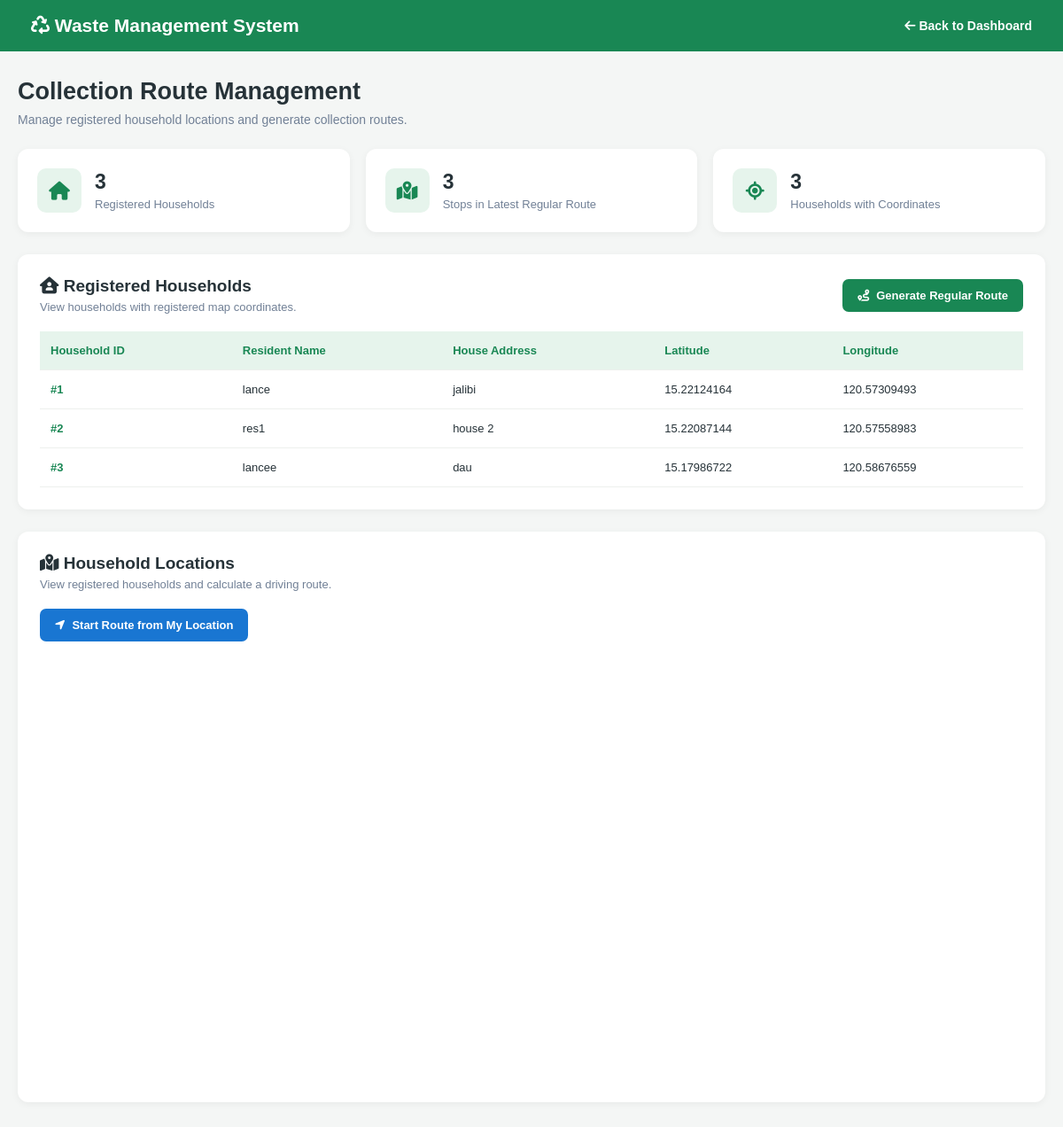
Screenshot of /system-main/system-main/wastesystem/admin/admin_routes.php (signed in) with the database file from the repository.
### tables this page shows
CREATE TABLE `households` (
  `id` int(11) NOT NULL,
  `user_id` int(11) NOT NULL,
  `house_address` varchar(255) NOT NULL,
  `latitude` decimal(10,8) DEFAULT NULL,
  `longitude` decimal(11,8) DEFAULT NULL,
  `created_at` timestamp NOT NULL DEFAULT current_timestamp()
);

CREATE TABLE `users` (
  `id` int(11) NOT NULL,
  `fullname` varchar(255) NOT NULL,
  `users` varchar(255) NOT NULL,
  `password` varchar(255) NOT NULL,
  `role` varchar(11) NOT NULL
);

### system-main/system-main/wastesystem/admin/admin_routes.php (the view, shortened to what this page needs)
<?php
require_once __DIR__ . "/../config/db_system.php";
try {
    $stmt = $pdo->query("
        SELECT
            h.id,
            h.house_address,
            h.latitude,
            h.longitude,
            u.fullname
        FROM households h
        INNER JOIN users u ON h.user_id = u.id
        WHERE h.latitude IS NOT NULL
          AND h.longitude IS NOT NULL
        ORDER BY h.id ASC
    ");
    $households = $stmt->fetchAll(PDO::FETCH_ASSOC);
    $routeStmt = $pdo->query("
        SELECT
            h.id,
            h.house_address,
            h.latitude,
            h.longitude,
            u.fullname,
            rs.stop_order
        FROM collection_routes cr
        INNER JOIN route_stops rs ON cr.id = rs.route_id
        INNER JOIN households h ON rs.household_id = h.id
        INNER JOIN users u ON h.user_id = u.id
        WHERE cr.id = (
            SELECT MAX(id)
            FROM collection_routes
            WHERE route_type = 'regular'
        )
        ORDER BY rs.stop_order ASC
    ");
    $routeStops = $routeStmt->fetchAll(PDO::FETCH_ASSOC);
} catch (PDOException $e) {
    die("Database error: " . htmlspecialchars($e->getMessage()));
}
?>
<!DOCTYPE html>
<html lang="en">
<head>
    <link rel="stylesheet"
        href="https://cdnjs.cloudflare.com/ajax/libs/font-awesome/6.5.0/css/all.min.css">
</head>
<body>
<nav class="navbar">
    <h2><i class="fas fa-recycle"></i> Waste Management System</h2>
    <a href="dashboard.php">
        <i class="fas fa-arrow-left"></i> Back to Dashboard
    </a>
</nav>
<main class="main">
    <div class="page-header">
        <h1>Collection Route Management</h1>
        <p>Manage registered household locations and generate collection routes.</p>
    </div>
    <div class="summary-grid">
        <div class="summary-card">
            <div class="summary-icon">
                <i class="fas fa-house"></i>
            </div>
            <div>
                <h3><?php echo count($households); ?></h3>
                <p>Registered Households</p>
            </div>
        </div>
        <div class="summary-card">
            <div class="summary-icon">
                <i class="fas fa-map-location-dot"></i>
            </div>
            <div>
                <h3><?php echo count($routeStops); ?></h3>
                <p>Stops in Latest Regular Route</p>
            </div>
        </div>
        <div class="summary-card">
            <div class="summary-icon">
                <i class="fas fa-location-crosshairs"></i>
            </div>
            <div>
                <h3><?php echo count(array_filter($households, function($h) {
                    return !empty($h['latitude']) && !empty($h['longitude']);
                })); ?></h3>
                <p>Households with Coordinates</p>
            </div>
        </div>
    </div>
    <section class="card">
        <div class="card-header">
            <div>
                <h2><i class="fas fa-house-user"></i> Registered Households</h2>
                <p>View households with registered map coordinates.</p>
            </div>
            <form method="POST" action="admin_routes.php">
                <button
                    type="submit"
                    name="generate_regular_route"
                    value="1"
                    class="btn btn-green"
                    onclick="return confirm('Generate a new regular collection route?');"
                >
                    <i class="fas fa-route"></i>
                    Generate Regular Route
                </button>
            </form>
        </div>
        <div class="table-wrapper">
            <table>
                <thead>
                    <tr>
                        <th>Household ID</th>
                        <th>Resident Name</th>
                        <th>House Address</th>
                        <th>Latitude</th>
                        <th>Longitude</th>
                    </tr>
                </thead>
                <tbody>
                    <?php if (count($households) > 0): ?>
                        <?php foreach ($households as $household): ?>
                            <tr>
                                <td class="household-id">
                                    #<?php echo htmlspecialchars($household['id']); ?>
                                </td>
                                <td>
                                    <?php echo htmlspecialchars($household['fullname']); ?>
                                </td>
                                <td>
                                    <?php echo htmlspecialchars($household['house_address']); ?>
                                </td>
                                <td>
                                    <?php echo htmlspecialchars($household['latitude']); ?>
                                </td>
                                <td>
                                    <?php echo htmlspecialchars($household['longitude']); ?>
                                </td>
                            </tr>
                        <?php endforeach; ?>
                    <?php endif; ?>
                </tbody>
            </table>
        </div>
    </section>
    <section class="card">
        <div class="card-header">
            <div>
                <h2><i class="fas fa-map-marked-alt"></i> Household Locations</h2>
                <p>View registered households and calculate a driving route.</p>
            </div>
        </div>
        <div class="map-controls">
            <button
                type="button"
                class="btn btn-blue"
                onclick="startRouteFromMyLocation()"
            >
                <i class="fas fa-location-arrow"></i>
                Start Route from My Location
            </button>
        </div>
        <div id="map"></div>
    </section>
</main>
</body>
</html>

### system-main/system-main/wastesystem/admin/admin_routes.php (style rules this page uses)
* { margin: 0; padding: 0; box-sizing: border-box; }
body { font-family: Arial, sans-serif; background: #f4f6f5; color: #263238; }
.navbar { background: #198754; color: white; padding: 17px 35px; display: flex; justify-content: space-between; align-items: center; flex-wrap: wrap; gap: 15px; }
.navbar h2 { font-size: 21px; }
.navbar a { color: white; text-decoration: none; font-size: 14px; font-weight: bold; }
.main { max-width: 1250px; margin: 30px auto; padding: 0 20px; }
.page-header { margin-bottom: 25px; }
.page-header h1 { font-size: 27px; margin-bottom: 8px; }
.page-header p { color: #718096; font-size: 14px; }
.summary-grid { display: grid; grid-template-columns: repeat(auto-fit, minmax(210px, 1fr)); gap: 18px; margin-bottom: 25px; }
.summary-card { background: white; padding: 22px; border-radius: 12px; box-shadow: 0 2px 8px rgba(0,0,0,0.05); display: flex; align-items: center; gap: 15px; }
.summary-icon { width: 50px; height: 50px; background: #e6f4ec; color: #198754; display: flex; align-items: center; justify-content: center; border-radius: 10px; font-size: 21px; }
.summary-card h3 { font-size: 23px; margin-bottom: 4px; }
.summary-card p { color: #718096; font-size: 13px; }
.card { background: white; padding: 25px; border-radius: 12px; box-shadow: 0 2px 8px rgba(0,0,0,0.05); margin-bottom: 25px; }
.card-header { display: flex; justify-content: space-between; align-items: center; flex-wrap: wrap; gap: 15px; margin-bottom: 20px; }
.card-header h2 { font-size: 19px; }
.card-header p { color: #718096; font-size: 13px; margin-top: 5px; }
.btn { display: inline-flex; align-items: center; justify-content: center; gap: 8px; padding: 11px 17px; border: none; border-radius: 7px; font-size: 13px; font-weight: bold; cursor: pointer; text-decoration: none; transition: 0.2s; }
.btn-green { background: #198754; color: white; }
.btn-blue { background: #1976d2; color: white; }
.table-wrapper { width: 100%; overflow-x: auto; }
table { width: 100%; border-collapse: collapse; min-width: 650px; }
th, td { padding: 14px 12px; border-bottom: 1px solid #edf0ed; text-align: left; font-size: 13px; }
th { background: #e6f4ec; color: #198754; font-weight: bold; }
.household-id { font-weight: bold; color: #198754; }
#map { width: 100%; height: 480px; border-radius: 10px; margin-top: 15px; }
.map-controls { display: flex; gap: 10px; flex-wrap: wrap; align-items: center; }

### rows the page displays
households: id "1", user.fullname "lance", house_address "jalibi", latitude "15.22124164", longitude "120.57309493"
households: id "2", user.fullname "res1", house_address "house 2", latitude "15.22087144", longitude "120.57558983"
households: id "3", user.fullname "lancee", house_address "dau", latitude "15.17986722", longitude "120.58676559"

### other values shown
count($households) "3"
count($routeStops) "3"
